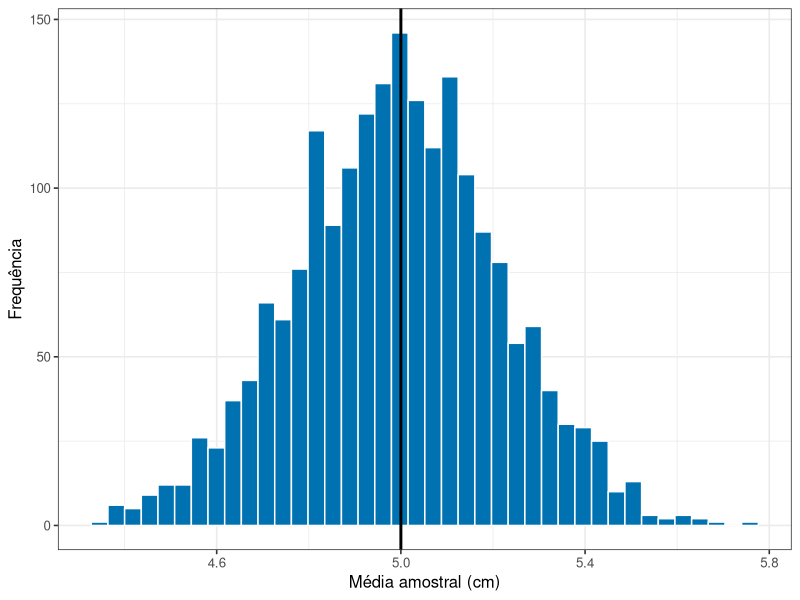
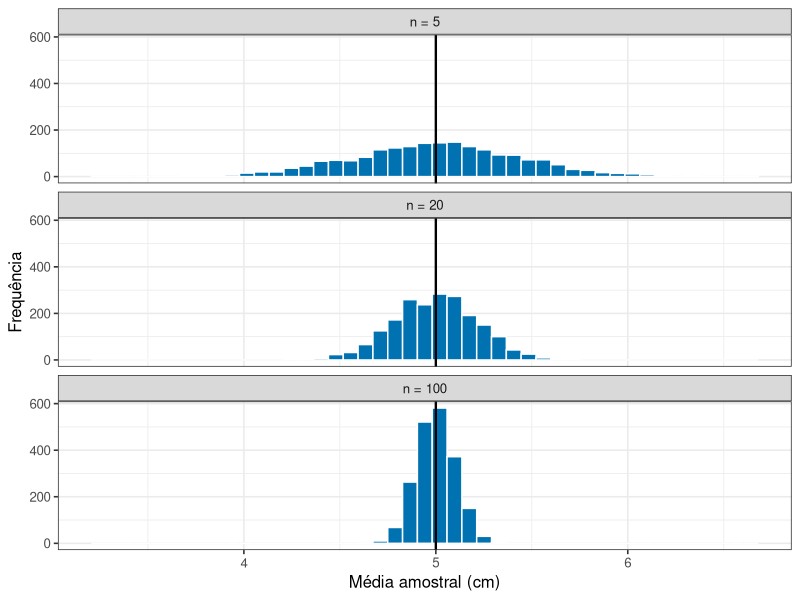
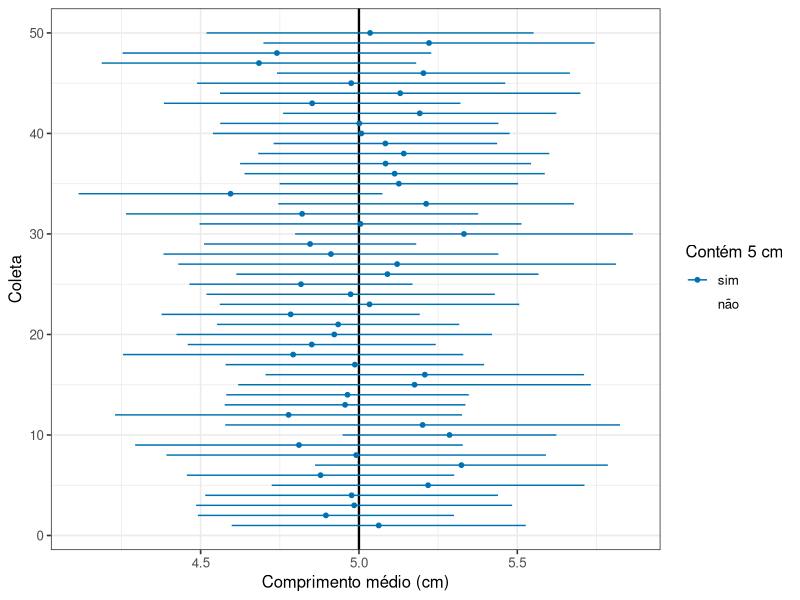

The R script that drew these images, in order:
## ---- chunk 1
library(tidyverse)
theme_set(theme_bw(base_size = 12))
## ---- chunk 2
media_real <- 5     # comprimento médio no costão, em cm
desvio_real <- 1    # desvio-padrão entre mexilhões, em cm
n <- 20             # mexilhões por amostra
## ---- chunk 3
amostra <- rnorm(n, mean = media_real, sd = desvio_real)

round(amostra, 2)

media_amostra <- mean(amostra)
media_amostra

sd(amostra)
## ---- chunk 4
#| echo: false
media_txt <- formatC(media_amostra, format = "f", digits = 2, decimal.mark = ",")
## ---- chunk 5
medias <- replicate(2000, mean(rnorm(n, mean = media_real, sd = desvio_real)))

length(medias)
head(medias, 5)
## ---- chunk 6
#| label: fig-medias-distribuicao-amostral
#| fig-cap: "Duas mil médias amostrais, cada uma calculada a partir de 20 mexilhões. A linha marca o valor real de 5 cm."
#| fig-height: 3.2

ggplot(tibble(media = medias), aes(x = media)) +
  geom_histogram(bins = 40, fill = "#0072B2", colour = "white") +
  geom_vline(xintercept = media_real, linewidth = 1) +
  labs(x = "Média amostral (cm)", y = "Frequência")
## ---- chunk 7
mean(medias)
sd(medias)
## ---- chunk 8
#| label: fig-medias-tamanhos
#| fig-cap: "Distribuição das médias amostrais para três tamanhos de amostra, no mesmo costão."
#| fig-height: 4

comparacao <- bind_rows(
  tibble(tamanho = "n = 5",   media = replicate(2000, mean(rnorm(5,   media_real, desvio_real)))),
  tibble(tamanho = "n = 20",  media = replicate(2000, mean(rnorm(20,  media_real, desvio_real)))),
  tibble(tamanho = "n = 100", media = replicate(2000, mean(rnorm(100, media_real, desvio_real))))
) |>
  mutate(tamanho = fct_relevel(tamanho, "n = 5", "n = 20", "n = 100"))

ggplot(comparacao, aes(x = media)) +
  geom_histogram(bins = 45, fill = "#0072B2", colour = "white") +
  geom_vline(xintercept = media_real, linewidth = 0.8) +
  facet_wrap(~ tamanho, ncol = 1) +
  labs(x = "Média amostral (cm)", y = "Frequência")
## ---- chunk 9
comparacao |>
  group_by(tamanho) |>
  summarise(
    centro = mean(media),
    espalhamento = sd(media)
  )
## ---- chunk 10
erro_padrao <- sd(amostra) / sqrt(n)
erro_padrao
## ---- chunk 11
multiplicador <- qt(0.975, df = n - 1)
multiplicador

inferior <- media_amostra - multiplicador * erro_padrao
superior <- media_amostra + multiplicador * erro_padrao

c(inferior, superior)
## ---- chunk 12
#| echo: false
contem <- inferior <= media_real & superior >= media_real
inf_txt <- formatC(inferior, format = "f", digits = 2, decimal.mark = ",")
sup_txt <- formatC(superior, format = "f", digits = 2, decimal.mark = ",")
## ---- chunk 13
coletas <- tibble(
  id = rep(1:200, each = n),
  comprimento = rnorm(200 * n, mean = media_real, sd = desvio_real)
)

intervalos <- coletas |>
  group_by(id) |>
  summarise(
    media = mean(comprimento),
    erro = qt(0.975, df = n - 1) * sd(comprimento) / sqrt(n)
  ) |>
  mutate(
    inferior = media - erro,
    superior = media + erro,
    cobre = factor(
      if_else(inferior <= media_real & superior >= media_real, "sim", "não"),
      levels = c("sim", "não")
    )
  )

intervalos |> count(cobre)
## ---- chunk 14
#| echo: false
cobertura <- mean(intervalos$cobre == "sim")
cobertura_txt <- formatC(100 * cobertura, format = "f", digits = 1, decimal.mark = ",")
## ---- chunk 15
#| label: fig-medias-cobertura
#| fig-cap: "Os primeiros 50 intervalos de confiança. A linha vertical é o valor real de 5 cm; em laranja, os intervalos que não o contêm."
#| fig-height: 4.5

ggplot(head(intervalos, 50), aes(y = id, x = media, colour = cobre)) +
  geom_vline(xintercept = media_real, linewidth = 0.8) +
  geom_errorbarh(aes(xmin = inferior, xmax = superior), height = 0) +
  geom_point(size = 1.3) +
  scale_colour_manual(values = c(sim = "#0072B2", `não` = "#D55E00"), drop = FALSE) +
  labs(x = "Comprimento médio (cm)", y = "Coleta", colour = "Contém 5 cm")
